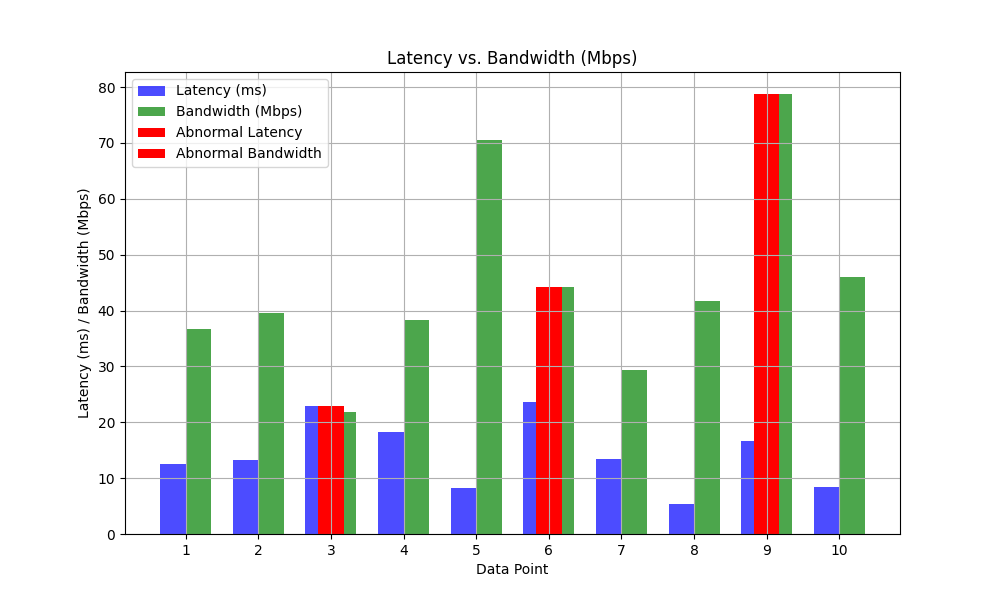

Generate this figure with Python:
#Latency vs. Bandwidth (Mbps)

import matplotlib.pyplot as plt
import random
import numpy as np

# Define the number of data points
num_data_points = 10

# Create lists to store latency and bandwidth data
latency = [random.uniform(5, 20) for _ in range(num_data_points)]
bandwidth = [random.uniform(10, 100) for _ in range(num_data_points)]

# Introduce spikes for abnormal behavior
abnormal_intervals = [3, 6, 9]
for interval in abnormal_intervals:
    latency[interval - 1] += 10
    bandwidth[interval - 1] -= 20

# Create a bar graph for Latency vs. Bandwidth
plt.figure(figsize=(10, 6))
x = np.arange(num_data_points)
width = 0.35
plt.bar(x - width/2, latency, width, label='Latency (ms)', color='blue', alpha=0.7)
plt.bar(x + width/2, bandwidth, width, label='Bandwidth (Mbps)', color='green', alpha=0.7)

# Highlight abnormal data points in red
abnormal_indices = [i for i in range(num_data_points) if i + 1 in abnormal_intervals]
plt.bar(abnormal_indices, [latency[i] for i in abnormal_indices], width, color='red', label='Abnormal Latency')
plt.bar(abnormal_indices, [bandwidth[i] for i in abnormal_indices], width, color='red', label='Abnormal Bandwidth')

plt.xlabel('Data Point')
plt.ylabel('Latency (ms) / Bandwidth (Mbps)')
plt.title('Latency vs. Bandwidth (Mbps)')
plt.xticks(x, range(1, num_data_points + 1))
plt.legend()
plt.grid(True)
plt.show()
